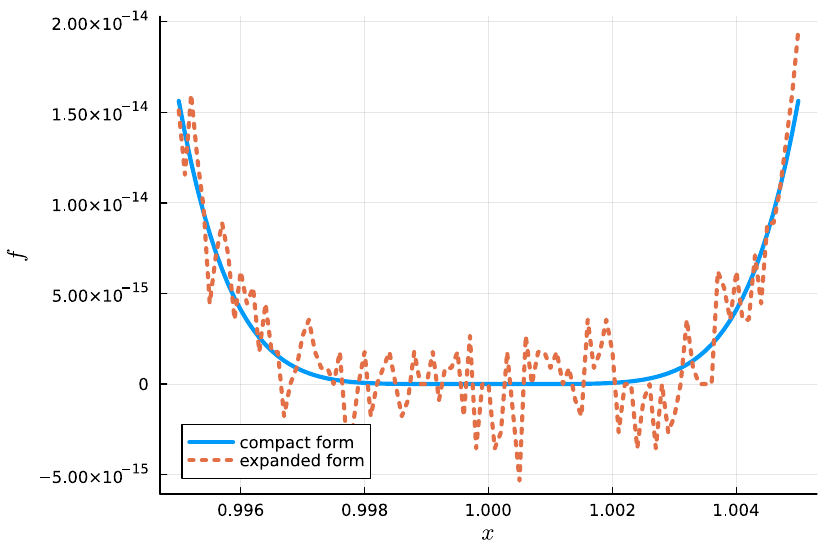

The script that saved this image:
using Plots, LaTeXStrings

xx = LinRange(0.995, 1.005, 101)

function f1(x)
    return (x-1)^(6.0)
end

function f2(x)
    return x^6 - 6*x^5 + 15 * x^4 - 20 * x^3 + 15 * x^2 - 6 * x + 1
end

ff1 = f1.(xx)
ff2 = f2.(xx)

plot(xx, ff1, label="compact form", lw=3.0)
plot!(xx, ff2, label="expanded form", linestyle=:dot, lw=3.0)
xaxis!(L"x")
yaxis!(L"f")
savefig("w1/1_14.pdf")
